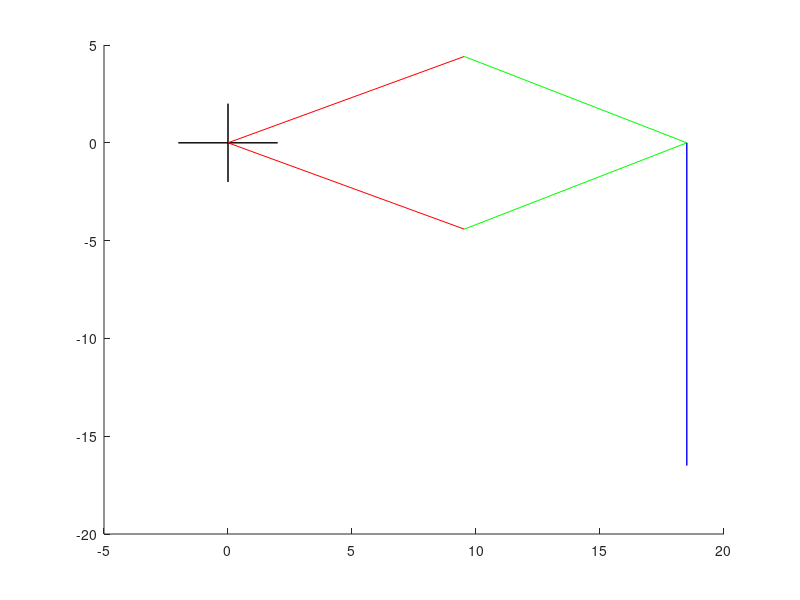

The MATLAB source for this figure:
clc; clear all; clf;
hold on;
a1 = 10.5; a2 =10; a3 = 16.5;
px = 18.5; py =-16.5 ; phiDeg = -90; phi= phiDeg*pi/180;

wx = px - (a3*cos(phi));wy = py - (a3*sin(phi));

up = wx^2 + wy^2 - a1^2 - a2^2;
down = 2*a1*a2;
full = up/down;
c2 = (wx*wx + wy*wy - a1*a1 - a2*a2)/(2*a1*a2);
% printing all the uper variables
fprintf('a1=%f, a2=%f, a3=%f\n',a1,a2,a3);
fprintf('px=%f, py=%f, phi=%f\n',px,py,phi);
fprintf('wx=%f, wy=%f\n',wx,wy);
fprintf('up=%f, down=%f, full=%f\n',up,down,full);
fprintf('c2=%f\n',c2);
if c2 <= 1
    s2_1 = sqrt(1-c2^2); s2_2 = -sqrt(1-c2^2);
    theta2_1 = atan2(s2_1,c2); theta2_2 = atan2(s2_2,c2);
    denom_1 = a1^2 + a2^2 + 2*a1*a2*cos(theta2_1);
    denom_2 = a1^2 + a2^2 + 2*a1*a2*cos(theta2_2);
    s1_1 = (wy*(a1+a2*cos(theta2_1)) - a2*sin(theta2_1)*wx)/denom_1;
    s1_2 = (wy*(a1+a2*cos(theta2_2)) - a2*sin(theta2_2)*wx)/denom_2;

    c1_1 = (wx*(a1+a2*cos(theta2_1)) + a2*sin(theta2_1)*wy)/denom_1;
    c1_2 = (wx*(a1+a2*cos(theta2_2)) + a2*sin(theta2_2)*wy)/denom_2;

    theta1_1 = atan2(s1_1,c1_1); %first solution
    theta1_2 = atan2(s1_2,c1_2); %second solution

    theta3_1 = phi - theta1_1 - theta2_1;
    theta3_2 = phi - theta1_2 - theta2_2;

    fprintf('theta1_1 = %f, theta2_1 = %f, theta3_1 = %f\n',theta1_1,theta2_1,theta3_1);
    fprintf('theta1_2 = %f, theta2_2 = %f, theta3_2 = %f\n',theta1_2,theta2_2,theta3_2);

    % visualizing the solution
    ax_1 =  a1*cos(theta1_1);
    ay_1 = a1*sin(theta1_1);
    ax_2 = a1*cos(theta1_2);
    ay_2 = a1*sin(theta1_2);

    bx = ax_1 + a2*cos(theta1_1+theta2_1);
    by = ay_1 + a2*sin(theta1_1+theta2_1);

    cx = px;cy=py;

    xAxisArrayXCord = [-2,2];
    xAxisArrayYCord = [0,0];

    yAxisArrayXCord = [0,0];
    yAxisArrayYCord = [-2,2];

    link1XCoords_1 = [0,ax_1];
    link1YCoords_1 = [0,ay_1];
    link1XCoords_2 = [0,ax_2];
    link1YCoords_2 = [0,ay_2];

    link2XCoords_1 = [ax_1,bx];
    link2YCoords_1 = [ay_1,by];
    link2XCoords_2 = [ax_2,bx];
    link2YCoords_2 = [ay_2,by];

    link3XCoords_1 = [bx,cx];
    link3YCoords_1 = [by,cy];

    plot(xAxisArrayXCord,xAxisArrayYCord,'k',yAxisArrayXCord,yAxisArrayYCord,'k',link1XCoords_1,link1YCoords_1,'r',link2XCoords_1,link2YCoords_1,'g',link3XCoords_1,link3YCoords_1,'b');
    hold on;
    plot(xAxisArrayXCord,xAxisArrayYCord,'k',yAxisArrayXCord,yAxisArrayYCord,'k',link1XCoords_2,link1YCoords_2,'r',link2XCoords_2,link2YCoords_2,'g',link3XCoords_1,link3YCoords_1,'b');


end